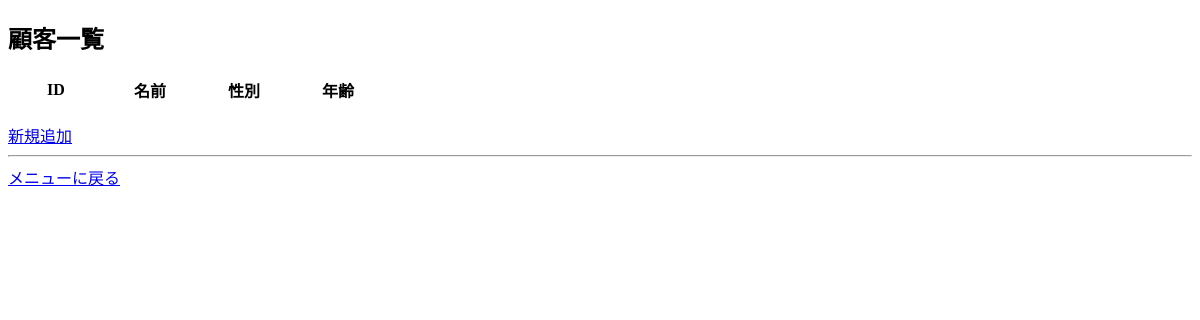
The app's page /exam/customer_index, older data.
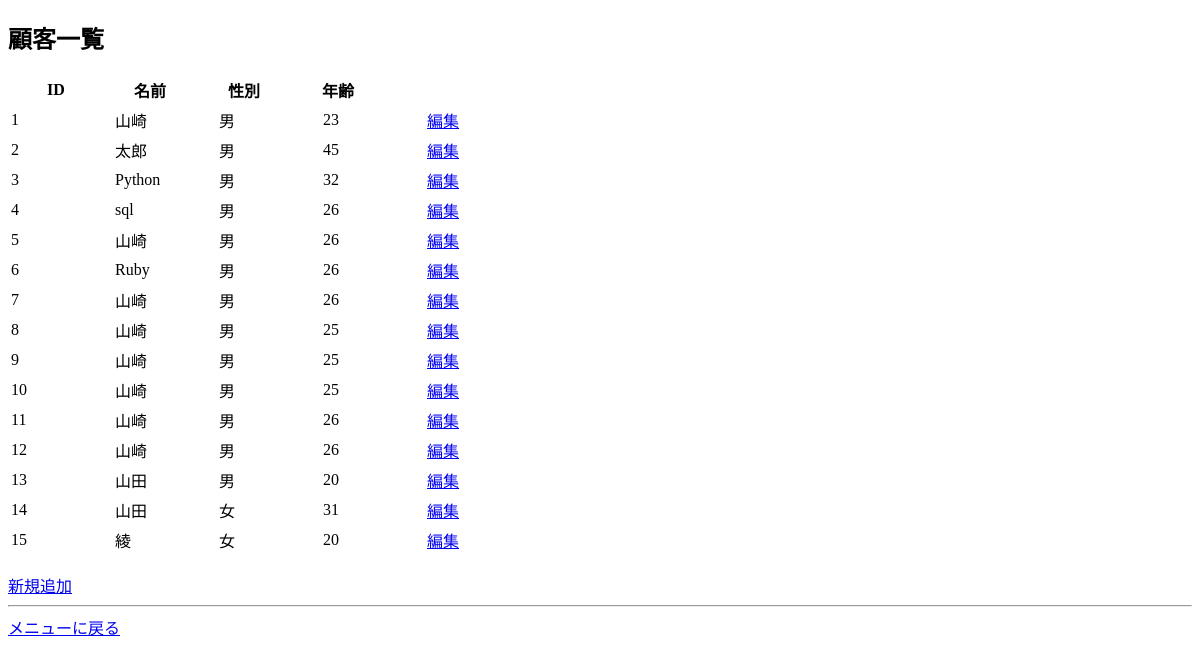
The same page, newer data.
### exam/models.py (models this page shows)
class Customer(models.Model):
  Men = '男'
  Women = '女'
  GENDER = (
    (Men, '男'),
    (Women, '女'),
  )
  name = models.CharField('名前', max_length = 20)
  gender = models.CharField(
    '性別',
    max_length = 1,
    choices=GENDER,
    )
  age = models.IntegerField('年齢')

### exam/views.py (the view)
# urls.py: path('customer_index', views.customer_index, name = 'customer_index'),
def customer_index(request):
  columns = {'customer_list': Customer.objects.all()}
  return render(request, 'exam/customer_index.html', columns)

### exam/templates/exam/customer_index.html (shortened to what this page needs)
{% load static %}
<!DOCTYPE html>
<html>
  <head>
    <link rel="stylesheet" type="text/css" href="{% static 'css/customer_index.css' %}">
  </head>
<body>
  <h2>顧客一覧</h2>
    <table>
      <tr>
        <th>ID</th><th>名前</th><th>性別</th><th>年齢</th>
      </tr>
    </table>
    {% for customer in customer_list %}
    <table>
      <tr>
        <td>{{ customer.id }}</td>
        <td>{{ customer.name }}</td>
        <td>{{ customer.gender }}</td>
        <td>{{ customer.age }}</td>
        <td><a href="{% url 'customer_edit' customer.id %}">編集</a></td>
      </tr>
    </table>
    {% endfor %}
    <br>
    <a href="{% url 'customer_form' %}">新規追加</a>
    <hr>
    <a href="{% url 'index' %}">メニューに戻る</a>
</body>

Row changes from the older to the newer data that the page shows:
added Customer: id "1", name "山崎", gender "男", age "23"
added Customer: id "2", name "太郎", gender "男", age "45"
added Customer: id "3", name "Python", gender "男", age "32"
added Customer: id "4", name "sql", gender "男", age "26"
added Customer: id "5", name "山崎", gender "男", age "26"
added Customer: id "6", name "Ruby", gender "男", age "26"
added Customer: id "7", name "山崎", gender "男", age "26"
added Customer: id "8", name "山崎", gender "男", age "25"
added Customer: id "9", name "山崎", gender "男", age "25"
added Customer: id "10", name "山崎", gender "男", age "25"
added Customer: id "11", name "山崎", gender "男", age "26"
added Customer: id "12", name "山崎", gender "男", age "26"
added Customer: id "13", name "山田", gender "男", age "20"
added Customer: id "14", name "山田", gender "女", age "31"
added Customer: id "15", name "綾", gender "女", age "20"
